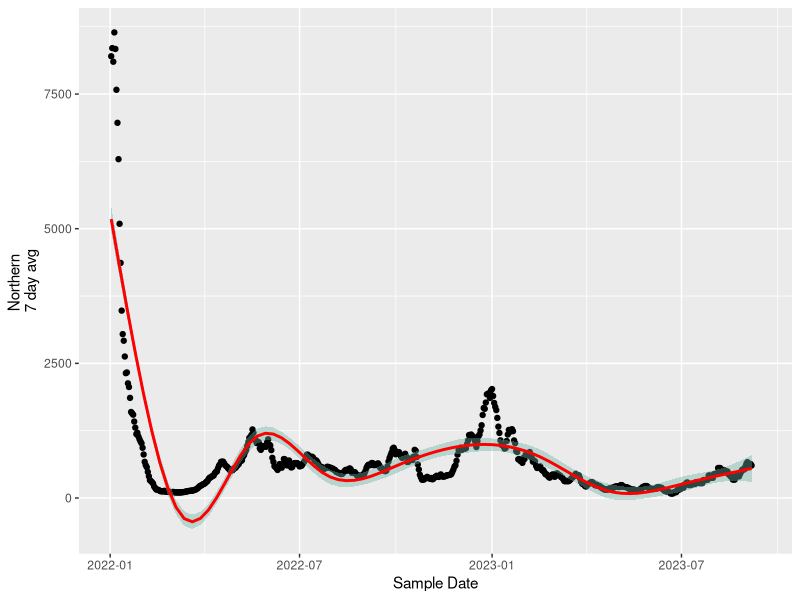
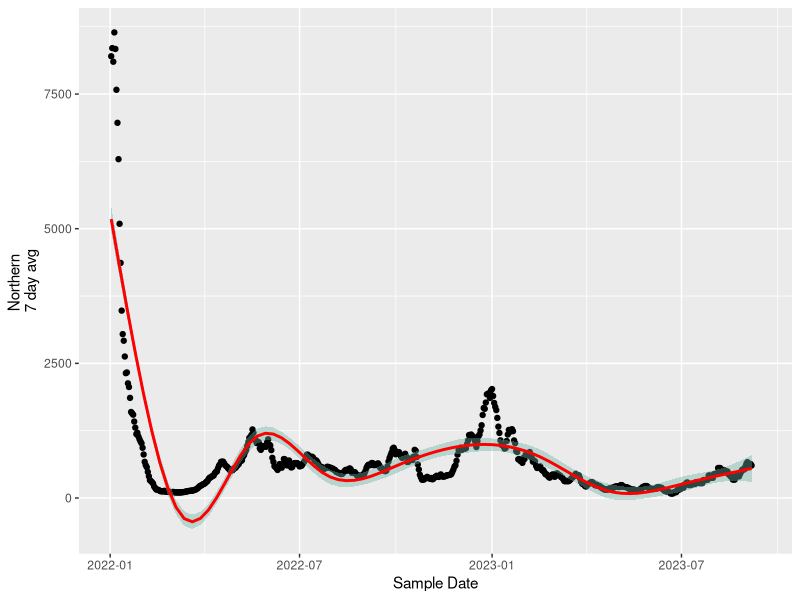

The R source for these figures, in order:
library(tidyverse)

data <- read_csv(
    'mwra-biobot.csv',
    comment='#',
    col_types=cols(
        col_date(format = "%m/%d/%Y"),
        col_integer(),
        col_integer(),
        col_integer(),
        col_integer(),
        col_integer(),
        col_integer(),
        col_integer(),
        col_integer()
    )
)

ggplot(
    data=data %>% filter(`Sample Date`>"2022-01-01") %>% filter(`Sample Date`<"2023-09-15"),
    aes(x = `Sample Date`, y = `Northern \n7 day avg`)
) +
    geom_point() +
    geom_smooth(method="gam" , color="red", fill="#69b3a2", se=TRUE)

ggsave('mwra-biobot.png')
